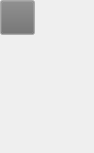
<?xml version="1.0" encoding="UTF-8"?>
<ui version="4.0">
 <class>StepMaster</class>
 <widget class="QWidget" name="StepMaster">
  <property name="geometry">
   <rect>
    <x>0</x>
    <y>0</y>
    <width>94</width>
    <height>153</height>
   </rect>
  </property>
  <widget class="QPushButton" name="pb_actionButton">
   <property name="geometry">
    <rect>
     <x>0</x>
     <y>0</y>
     <width>35</width>
     <height>35</height>
    </rect>
   </property>
   <property name="palette">
    <palette>
     <active>
      <colorrole role="Button">
       <brush brushstyle="SolidPattern">
        <color alpha="255">
         <red>110</red>
         <green>110</green>
         <blue>110</blue>
        </color>
       </brush>
      </colorrole>
      <colorrole role="ButtonText">
       <brush brushstyle="SolidPattern">
        <color alpha="255">
         <red>255</red>
         <green>255</green>
         <blue>255</blue>
        </color>
       </brush>
      </colorrole>
     </active>
     <inactive>
      <colorrole role="Button">
       <brush brushstyle="SolidPattern">
        <color alpha="255">
         <red>110</red>
         <green>110</green>
         <blue>110</blue>
        </color>
       </brush>
      </colorrole>
      <colorrole role="ButtonText">
       <brush brushstyle="SolidPattern">
        <color alpha="255">
         <red>255</red>
         <green>255</green>
         <blue>255</blue>
        </color>
       </brush>
      </colorrole>
     </inactive>
     <disabled>
      <colorrole role="Button">
       <brush brushstyle="SolidPattern">
        <color alpha="255">
         <red>110</red>
         <green>110</green>
         <blue>110</blue>
        </color>
       </brush>
      </colorrole>
      <colorrole role="ButtonText">
       <brush brushstyle="SolidPattern">
        <color alpha="255">
         <red>150</red>
         <green>147</green>
         <blue>145</blue>
        </color>
       </brush>
      </colorrole>
     </disabled>
    </palette>
   </property>
   <property name="font">
    <font>
     <family>MS Sans Serif</family>
     <pointsize>7</pointsize>
    </font>
   </property>
  </widget>
 </widget>
 <resources/>
 <connections/>
</ui>
